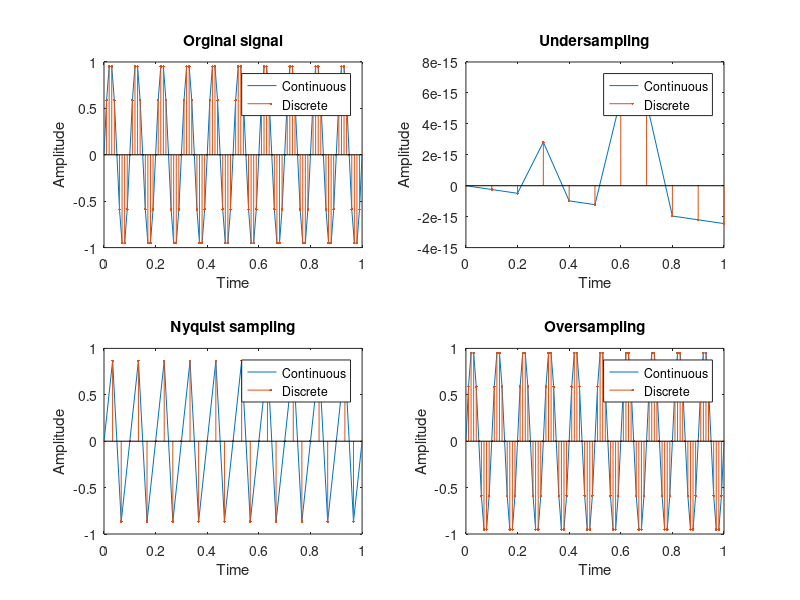

Recreate this plot in MATLAB.
%verification of sampling theorem
clc;
clear all;
close all;
%original signal
t=0:0.01:1;
fm=10;
y=sin(2*pi*fm*t);
figure;
subplot(2,2,1);
plot(t,y);
hold on;
stem(t,y,".");
xlabel("Time");
ylabel("Amplitude");
title("Orginal signal");
legend("Continuous","Discrete");
%less than nyquist rate
fs1=fm;
t1=0:1/fs1:1;
y1=sin(2*pi*fm*t1);
subplot(2,2,2);
plot(t1,y1);
hold on;
stem(t1,y1,'.');
xlabel("Time");
ylabel("Amplitude");
title("Undersampling");
legend("Continuous","Discrete");
%equal to nyquist rate
fs2=3*fm;
t2=0:1/fs2:1;
y2=sin(2*pi*fm*t2);
subplot(2,2,3);
plot(t2,y2);
hold on;
stem(t2,y2,'.');
6
xlabel("Time");
ylabel("Amplitude");
title("Nyquist sampling");
legend("Continuous","Discrete");
%greater than nyquist rate
fs3=10*fm;
t3=0:1/fs3:1;
y3=sin(2*pi*fm*t3);
subplot(2,2,4);
plot(t3,y3);
hold on;
stem(t3,y3,'.');
xlabel("Time");
ylabel("Amplitude");
title("Oversampling");
legend("Continuous","Discrete");